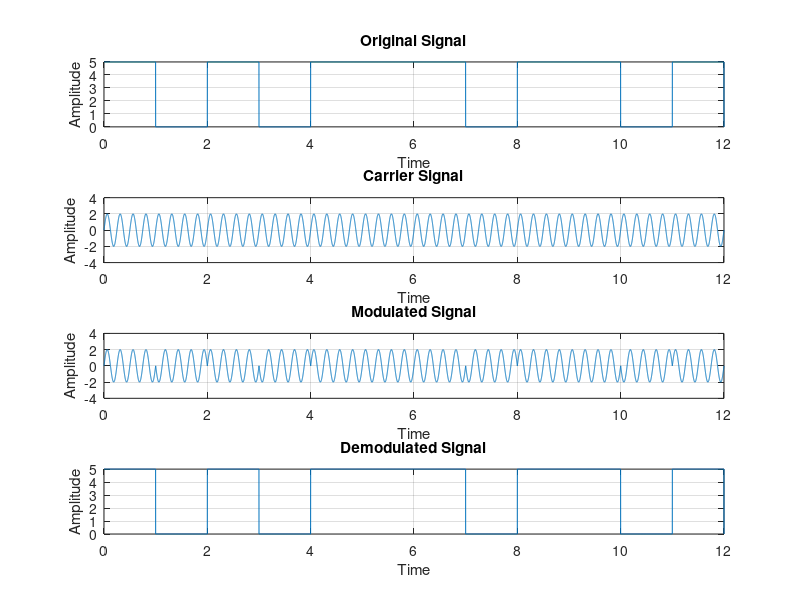

The MATLAB source for this figure:
clc;
close all;
clear all;

bits = [1 0 1 0 1 1 1 0 1 1 0 1];
n = 1000;
T = length(bits);
t = 0:1/n:T;

original_signal = zeros(1, length(t));

for i=1:length(bits)
    if(bits(i) == 1)
        original_signal((i-1)*n+1:i*n) = 5;
    else
        original_signal((i-1)*n+1:i*n) = 0;
    end
end
subplot(4, 1, 1);
plot(t, original_signal);
title('Original Signal')
grid on
ylim([0, 5]);
xlabel('Time');
ylabel('Amplitude');

amplitude = 2;
f = 4;
carrier_signal = zeros(1, length(t));
carrier_signal = amplitude*sin(2*pi*f*t);
subplot(4, 1, 2);
plot(t, carrier_signal);
title('Carrier Signal')
grid on
ylim([-amplitude-2, amplitude+2]);
xlabel('Time');
ylabel('Amplitude');

modulated_signal = zeros(1, length(t));
for i=1:length(bits)
   if(bits(i) == 1)
       modulated_signal((i-1)*n+1:i*n) = carrier_signal((i-1)*n+1:i*n);
   else
       modulated_signal((i-1)*n+1:i*n) = -carrier_signal((i-1)*n+1:i*n);
   end
end

subplot(4, 1, 3);
plot(t, modulated_signal);
title('Modulated Signal')
grid on
ylim([-amplitude-2, amplitude+2]);
xlabel('Time');
ylabel('Amplitude');

%demodulation
index = 0;
for i=1:length(t)
    if(t(i) > index)
        index = index+1;
        if(modulated_signal((index-1)*n+1:index*n) == carrier_signal((index-1)*n+1:index*n))
            demodulated(index) = 1;
        else
            demodulated(index) = 0;
        end
    end 
end

disp(demodulated);

demodulated_signal = zeros(1, length(t));
for i=1:length(demodulated)
    if(demodulated(i) == 1)
        demodulated_signal((i-1)*n+1:i*n) = 5;
    else
        demodulated_signal((i-1)*n+1:i*n) = 0;
    end
end
subplot(4, 1, 4);
plot(t, demodulated_signal);
title('Demodulated Signal');
grid on
ylim([0, 5]);
xlabel('Time');
ylabel('Amplitude');
